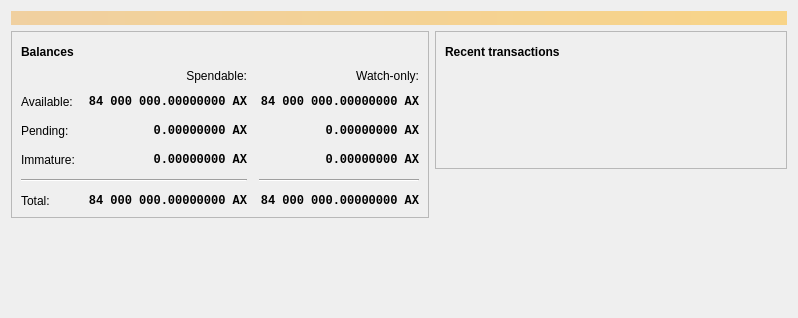
<?xml version="1.0" encoding="UTF-8"?>
<ui version="4.0">
 <class>OverviewPage</class>
 <widget class="QWidget" name="OverviewPage">
  <property name="geometry">
   <rect>
    <x>0</x>
    <y>0</y>
    <width>798</width>
    <height>318</height>
   </rect>
  </property>
  <property name="windowTitle">
   <string>Form</string>
  </property>
  <layout class="QVBoxLayout" name="topLayout">
   <item>
    <widget class="QLabel" name="labelAlerts">
     <property name="visible">
      <bool>false</bool>
     </property>
     <property name="styleSheet">
      <string notr="true">QLabel { background-color: qlineargradient(x1: 0, y1: 0, x2: 1, y2: 0, stop:0 #F0D0A0, stop:1 #F8D488); color:#000000; }</string>
     </property>
     <property name="wordWrap">
      <bool>true</bool>
     </property>
     <property name="margin">
      <number>3</number>
     </property>
     <property name="textInteractionFlags">
      <set>Qt::TextSelectableByMouse</set>
     </property>
    </widget>
   </item>
   <item>
    <layout class="QHBoxLayout" name="horizontalLayout" stretch="1,1">
     <item>
      <layout class="QVBoxLayout" name="verticalLayout_2">
       <item>
        <widget class="QFrame" name="frame">
         <property name="frameShape">
          <enum>QFrame::StyledPanel</enum>
         </property>
         <property name="frameShadow">
          <enum>QFrame::Raised</enum>
         </property>
         <layout class="QVBoxLayout" name="verticalLayout_4">
          <item>
           <layout class="QHBoxLayout" name="horizontalLayout_4">
            <item>
             <widget class="QLabel" name="label_5">
              <property name="font">
               <font>
                <weight>75</weight>
                <bold>true</bold>
               </font>
              </property>
              <property name="text">
               <string>Balances</string>
              </property>
             </widget>
            </item>
            <item>
             <widget class="QPushButton" name="labelWalletStatus">
              <property name="enabled">
               <bool>true</bool>
              </property>
              <property name="maximumSize">
               <size>
                <width>30</width>
                <height>16777215</height>
               </size>
              </property>
              <property name="toolTip">
               <string>The displayed information may be out of date. Your wallet automatically synchronizes with the Axis network after a connection is established, but this process has not completed yet.</string>
              </property>
              <property name="text">
               <string/>
              </property>
              <property name="icon">
               <iconset resource="../bitcoin.qrc">
                <normaloff>:/icons/warning</normaloff>
                <disabledoff>:/icons/warning</disabledoff>:/icons/warning</iconset>
              </property>
              <property name="iconSize">
               <size>
                <width>24</width>
                <height>24</height>
               </size>
              </property>
              <property name="flat">
               <bool>true</bool>
              </property>
             </widget>
            </item>
            <item>
             <spacer name="horizontalSpacer_3">
              <property name="orientation">
               <enum>Qt::Horizontal</enum>
              </property>
              <property name="sizeHint" stdset="0">
               <size>
                <width>40</width>
                <height>20</height>
               </size>
              </property>
             </spacer>
            </item>
           </layout>
          </item>
          <item>
           <layout class="QGridLayout" name="gridLayout">
            <property name="spacing">
             <number>12</number>
            </property>
            <item row="2" column="2">
             <widget class="QLabel" name="labelWatchPending">
              <property name="font">
               <font>
                <family>Monospace</family>
                <weight>75</weight>
                <bold>true</bold>
               </font>
              </property>
              <property name="cursor">
               <cursorShape>IBeamCursor</cursorShape>
              </property>
              <property name="toolTip">
               <string>Unconfirmed transactions to watch-only addresses</string>
              </property>
              <property name="text">
               <string notr="true">0.00000000 AX</string>
              </property>
              <property name="alignment">
               <set>Qt::AlignRight|Qt::AlignTrailing|Qt::AlignVCenter</set>
              </property>
              <property name="textInteractionFlags">
               <set>Qt::LinksAccessibleByMouse|Qt::TextSelectableByKeyboard|Qt::TextSelectableByMouse</set>
              </property>
             </widget>
            </item>
            <item row="2" column="1">
             <widget class="QLabel" name="labelUnconfirmed">
              <property name="font">
               <font>
                <family>Monospace</family>
                <weight>75</weight>
                <bold>true</bold>
               </font>
              </property>
              <property name="cursor">
               <cursorShape>IBeamCursor</cursorShape>
              </property>
              <property name="toolTip">
               <string>Total of transactions that have yet to be confirmed, and do not yet count toward the spendable balance</string>
              </property>
              <property name="text">
               <string notr="true">0.00000000 AX</string>
              </property>
              <property name="alignment">
               <set>Qt::AlignRight|Qt::AlignTrailing|Qt::AlignVCenter</set>
              </property>
              <property name="textInteractionFlags">
               <set>Qt::LinksAccessibleByMouse|Qt::TextSelectableByKeyboard|Qt::TextSelectableByMouse</set>
              </property>
             </widget>
            </item>
            <item row="3" column="2">
             <widget class="QLabel" name="labelWatchImmature">
              <property name="font">
               <font>
                <family>Monospace</family>
                <weight>75</weight>
                <bold>true</bold>
               </font>
              </property>
              <property name="cursor">
               <cursorShape>IBeamCursor</cursorShape>
              </property>
              <property name="toolTip">
               <string>Mined balance in watch-only addresses that has not yet matured</string>
              </property>
              <property name="text">
               <string notr="true">0.00000000 AX</string>
              </property>
              <property name="alignment">
               <set>Qt::AlignRight|Qt::AlignTrailing|Qt::AlignVCenter</set>
              </property>
              <property name="textInteractionFlags">
               <set>Qt::LinksAccessibleByMouse|Qt::TextSelectableByKeyboard|Qt::TextSelectableByMouse</set>
              </property>
             </widget>
            </item>
            <item row="4" column="0" colspan="2">
             <widget class="Line" name="line">
              <property name="orientation">
               <enum>Qt::Horizontal</enum>
              </property>
             </widget>
            </item>
            <item row="4" column="2">
             <widget class="Line" name="lineWatchBalance">
              <property name="sizePolicy">
               <sizepolicy hsizetype="Preferred" vsizetype="Fixed">
                <horstretch>0</horstretch>
                <verstretch>0</verstretch>
               </sizepolicy>
              </property>
              <property name="minimumSize">
               <size>
                <width>140</width>
                <height>0</height>
               </size>
              </property>
              <property name="orientation">
               <enum>Qt::Horizontal</enum>
              </property>
             </widget>
            </item>
            <item row="5" column="0">
             <widget class="QLabel" name="labelTotalText">
              <property name="text">
               <string>Total:</string>
              </property>
             </widget>
            </item>
            <item row="3" column="1">
             <widget class="QLabel" name="labelImmature">
              <property name="font">
               <font>
                <family>Monospace</family>
                <weight>75</weight>
                <bold>true</bold>
               </font>
              </property>
              <property name="cursor">
               <cursorShape>IBeamCursor</cursorShape>
              </property>
              <property name="toolTip">
               <string>Mined balance that has not yet matured</string>
              </property>
              <property name="text">
               <string notr="true">0.00000000 AX</string>
              </property>
              <property name="alignment">
               <set>Qt::AlignRight|Qt::AlignTrailing|Qt::AlignVCenter</set>
              </property>
              <property name="textInteractionFlags">
               <set>Qt::LinksAccessibleByMouse|Qt::TextSelectableByKeyboard|Qt::TextSelectableByMouse</set>
              </property>
             </widget>
            </item>
            <item row="2" column="3">
             <spacer name="horizontalSpacer_2">
              <property name="orientation">
               <enum>Qt::Horizontal</enum>
              </property>
              <property name="sizeHint" stdset="0">
               <size>
                <width>40</width>
                <height>20</height>
               </size>
              </property>
             </spacer>
            </item>
            <item row="3" column="0">
             <widget class="QLabel" name="labelImmatureText">
              <property name="text">
               <string>Immature:</string>
              </property>
             </widget>
            </item>
            <item row="5" column="1">
             <widget class="QLabel" name="labelTotal">
              <property name="font">
               <font>
                <family>Monospace</family>
                <weight>75</weight>
                <bold>true</bold>
               </font>
              </property>
              <property name="cursor">
               <cursorShape>IBeamCursor</cursorShape>
              </property>
              <property name="toolTip">
               <string>Your current total balance</string>
              </property>
              <property name="text">
               <string notr="true">84 000 000.00000000 AX</string>
              </property>
              <property name="alignment">
               <set>Qt::AlignRight|Qt::AlignTrailing|Qt::AlignVCenter</set>
              </property>
              <property name="textInteractionFlags">
               <set>Qt::LinksAccessibleByMouse|Qt::TextSelectableByKeyboard|Qt::TextSelectableByMouse</set>
              </property>
             </widget>
            </item>
            <item row="5" column="2">
             <widget class="QLabel" name="labelWatchTotal">
              <property name="font">
               <font>
                <family>Monospace</family>
                <weight>75</weight>
                <bold>true</bold>
               </font>
              </property>
              <property name="cursor">
               <cursorShape>IBeamCursor</cursorShape>
              </property>
              <property name="toolTip">
               <string>Current total balance in watch-only addresses</string>
              </property>
              <property name="text">
               <string notr="true">84 000 000.00000000 AX</string>
              </property>
              <property name="alignment">
               <set>Qt::AlignRight|Qt::AlignTrailing|Qt::AlignVCenter</set>
              </property>
              <property name="textInteractionFlags">
               <set>Qt::LinksAccessibleByMouse|Qt::TextSelectableByKeyboard|Qt::TextSelectableByMouse</set>
              </property>
             </widget>
            </item>
            <item row="0" column="2">
             <widget class="QLabel" name="labelWatchonly">
              <property name="text">
               <string>Watch-only:</string>
              </property>
              <property name="alignment">
               <set>Qt::AlignRight|Qt::AlignTrailing|Qt::AlignVCenter</set>
              </property>
             </widget>
            </item>
            <item row="1" column="0">
             <widget class="QLabel" name="labelBalanceText">
              <property name="text">
               <string>Available:</string>
              </property>
             </widget>
            </item>
            <item row="1" column="1">
             <widget class="QLabel" name="labelBalance">
              <property name="font">
               <font>
                <family>Monospace</family>
                <weight>75</weight>
                <bold>true</bold>
               </font>
              </property>
              <property name="cursor">
               <cursorShape>IBeamCursor</cursorShape>
              </property>
              <property name="toolTip">
               <string>Your current spendable balance</string>
              </property>
              <property name="text">
               <string notr="true">84 000 000.00000000 AX</string>
              </property>
              <property name="alignment">
               <set>Qt::AlignRight|Qt::AlignTrailing|Qt::AlignVCenter</set>
              </property>
              <property name="textInteractionFlags">
               <set>Qt::LinksAccessibleByMouse|Qt::TextSelectableByKeyboard|Qt::TextSelectableByMouse</set>
              </property>
             </widget>
            </item>
            <item row="1" column="2">
             <widget class="QLabel" name="labelWatchAvailable">
              <property name="font">
               <font>
                <family>Monospace</family>
                <weight>75</weight>
                <bold>true</bold>
               </font>
              </property>
              <property name="cursor">
               <cursorShape>IBeamCursor</cursorShape>
              </property>
              <property name="toolTip">
               <string>Your current balance in watch-only addresses</string>
              </property>
              <property name="text">
               <string notr="true">84 000 000.00000000 AX</string>
              </property>
              <property name="alignment">
               <set>Qt::AlignRight|Qt::AlignTrailing|Qt::AlignVCenter</set>
              </property>
              <property name="textInteractionFlags">
               <set>Qt::LinksAccessibleByMouse|Qt::TextSelectableByKeyboard|Qt::TextSelectableByMouse</set>
              </property>
             </widget>
            </item>
            <item row="2" column="0">
             <widget class="QLabel" name="labelPendingText">
              <property name="text">
               <string>Pending:</string>
              </property>
             </widget>
            </item>
            <item row="0" column="1">
             <widget class="QLabel" name="labelSpendable">
              <property name="text">
               <string>Spendable:</string>
              </property>
              <property name="alignment">
               <set>Qt::AlignRight|Qt::AlignTrailing|Qt::AlignVCenter</set>
              </property>
             </widget>
            </item>
           </layout>
          </item>
         </layout>
        </widget>
       </item>
       <item>
        <spacer name="verticalSpacer">
         <property name="orientation">
          <enum>Qt::Vertical</enum>
         </property>
         <property name="sizeHint" stdset="0">
          <size>
           <width>20</width>
           <height>40</height>
          </size>
         </property>
        </spacer>
       </item>
      </layout>
     </item>
     <item>
      <layout class="QVBoxLayout" name="verticalLayout_3">
       <item>
        <widget class="QFrame" name="frame_2">
         <property name="frameShape">
          <enum>QFrame::StyledPanel</enum>
         </property>
         <property name="frameShadow">
          <enum>QFrame::Raised</enum>
         </property>
         <layout class="QVBoxLayout" name="verticalLayout">
          <item>
           <layout class="QHBoxLayout" name="horizontalLayout_2">
            <item>
             <widget class="QLabel" name="label_4">
              <property name="font">
               <font>
                <weight>75</weight>
                <bold>true</bold>
               </font>
              </property>
              <property name="text">
               <string>Recent transactions</string>
              </property>
             </widget>
            </item>
            <item>
             <widget class="QPushButton" name="labelTransactionsStatus">
              <property name="enabled">
               <bool>true</bool>
              </property>
              <property name="maximumSize">
               <size>
                <width>30</width>
                <height>16777215</height>
               </size>
              </property>
              <property name="toolTip">
               <string>The displayed information may be out of date. Your wallet automatically synchronizes with the Axis network after a connection is established, but this process has not completed yet.</string>
              </property>
              <property name="text">
               <string/>
              </property>
              <property name="icon">
               <iconset resource="../bitcoin.qrc">
                <normaloff>:/icons/warning</normaloff>
                <disabledoff>:/icons/warning</disabledoff>:/icons/warning</iconset>
              </property>
              <property name="iconSize">
               <size>
                <width>24</width>
                <height>24</height>
               </size>
              </property>
              <property name="flat">
               <bool>true</bool>
              </property>
             </widget>
            </item>
            <item>
             <spacer name="horizontalSpacer">
              <property name="orientation">
               <enum>Qt::Horizontal</enum>
              </property>
              <property name="sizeHint" stdset="0">
               <size>
                <width>40</width>
                <height>20</height>
               </size>
              </property>
             </spacer>
            </item>
           </layout>
          </item>
          <item>
           <widget class="TransactionOverviewWidget" name="listTransactions">
            <property name="styleSheet">
             <string notr="true">QListView { background: transparent; }</string>
            </property>
            <property name="frameShape">
             <enum>QFrame::NoFrame</enum>
            </property>
            <property name="verticalScrollBarPolicy">
             <enum>Qt::ScrollBarAlwaysOff</enum>
            </property>
            <property name="horizontalScrollBarPolicy">
             <enum>Qt::ScrollBarAlwaysOff</enum>
            </property>
            <property name="sizeAdjustPolicy">
             <enum>QAbstractScrollArea::AdjustToContents</enum>
            </property>
            <property name="selectionMode">
             <enum>QAbstractItemView::NoSelection</enum>
            </property>
            <property name="uniformItemSizes">
             <bool>true</bool>
            </property>
           </widget>
          </item>
         </layout>
        </widget>
       </item>
       <item>
        <spacer name="verticalSpacer_2">
         <property name="orientation">
          <enum>Qt::Vertical</enum>
         </property>
         <property name="sizeHint" stdset="0">
          <size>
           <width>20</width>
           <height>40</height>
          </size>
         </property>
        </spacer>
       </item>
      </layout>
     </item>
    </layout>
   </item>
  </layout>
 </widget>
 <customwidgets>
  <customwidget>
   <class>TransactionOverviewWidget</class>
   <extends>QListView</extends>
   <header>qt/transactionoverviewwidget.h</header>
  </customwidget>
 </customwidgets>
 <resources/>
 <connections/>
</ui>
